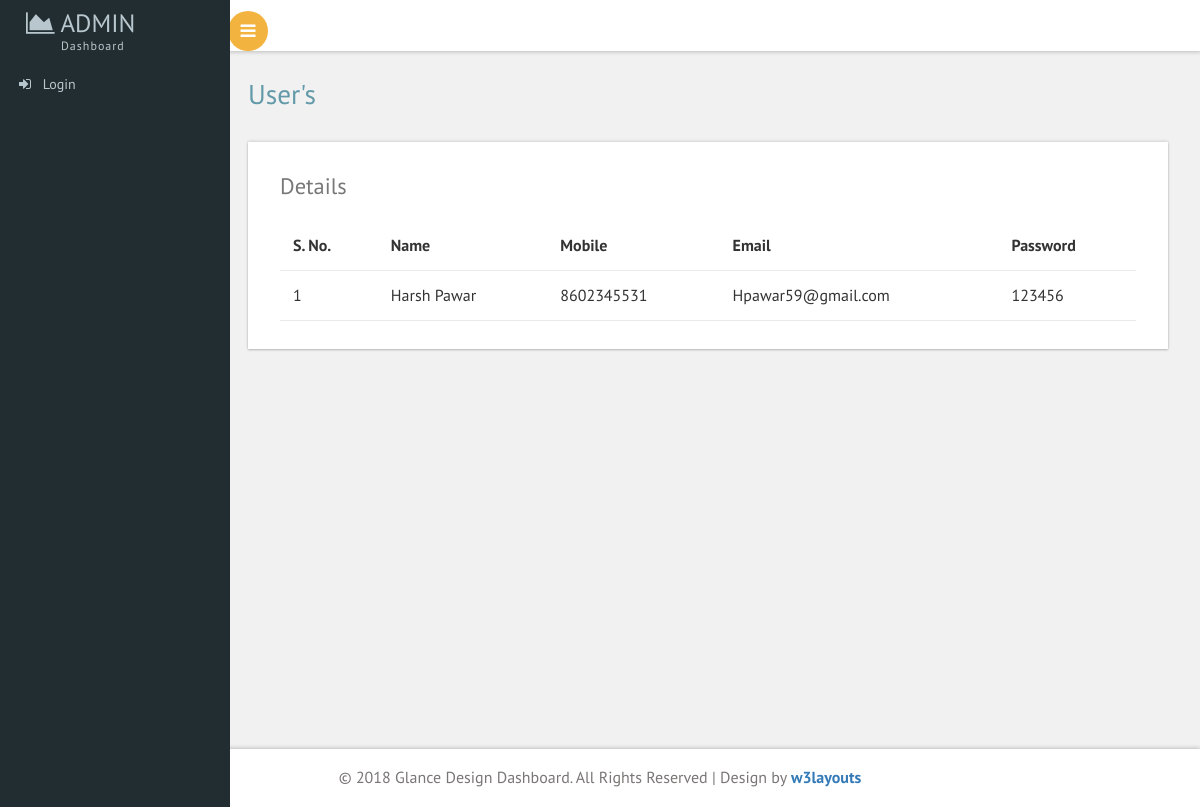
The page /admin/view_user.php on the database its author committed.
### tables this page shows
CREATE TABLE `register` (
  `id` int(11) NOT NULL,
  `name` varchar(500) NOT NULL,
  `email` varchar(500) NOT NULL,
  `mobile` varchar(500) NOT NULL,
  `password` varchar(500) NOT NULL
);

### admin/dbconfig.php (called while the page is built, shortened)
<?php
function select($query)
{
$cid=mysqli_connect("localhost","root","","car_rental") or die ("connection error") ;
	$result=mysqli_query($cid,$query);
	return $result;
}
?>

### admin/view_user.php (the view, shortened to what this page needs)
<?php
include"dbconfig.php";
?>
<!DOCTYPE HTML>
<html>
<head>
<link href="css/bootstrap.css" rel='stylesheet' type='text/css' />
<link href="css/style.css" rel='stylesheet' type='text/css' />
<link href="css/font-awesome.css" rel="stylesheet">
 <link href='css/SidebarNav.min.css' media='all' rel='stylesheet' type='text/css'/>
<link href="css/custom.css" rel="stylesheet">
</head>
<body class="cbp-spmenu-push">
	<div class="main-content">
	<div class="cbp-spmenu cbp-spmenu-vertical cbp-spmenu-left" id="cbp-spmenu-s1">
		<aside class="sidebar-left">
      <?php include"nav.php";?>
    </aside>
	</div>
		<?php include"header.php";?>
		<div id="page-wrapper">
			<div class="main-page">
				<div class="tables">
					<h2 class="title1">User's</h2>
					<div class="bs-example widget-shadow" data-example-id="hoverable-table">
						<h4>Details</h4>
						<table class="table table-hover"> <thead>
                  <tr>
                    <th>S. No.</th>
                    <th>Name</th>
                    <th>mobile</th>
                    <th>Email</th>
                    <th>Password</th>
                  </tr>
                </thead>
                <tbody>
				<?php
				$n=1;
				$result=select("SELECT * FROM `register`");
				while($r=mysqli_fetch_array($result))
				{
					extract($r);
				?>
                  <tr>
                    <td><?=$n;?></td>
                    <td><?=ucwords($name)?></td>
                    <td><?=ucwords($mobile)?></td>
                    <td><?=ucwords($email)?></td>
                    <td><?=$password?></td>
                  </tr>
				  <?php
				  $n++;
				}
				  ?>
                </tbody> </table>
					</div>
				</div>
			</div>
		</div>
		<div class="footer">
		   <p>&copy; 2018 Glance Design Dashboard. All Rights Reserved | Design by <a href="https://w3layouts.com/" target="_blank">w3layouts</a></p>
	   </div>
	</div>
</body>
</html>

### admin/css/custom.css (style rules this page uses)
#page-wrapper { padding:5em 2em 2.5em; background-color: #F1F1F1; }

### rows shown on the page
register: name "Harsh Pawar", mobile "8602345531", email "Hpawar59@gmail.com", password "123456"
